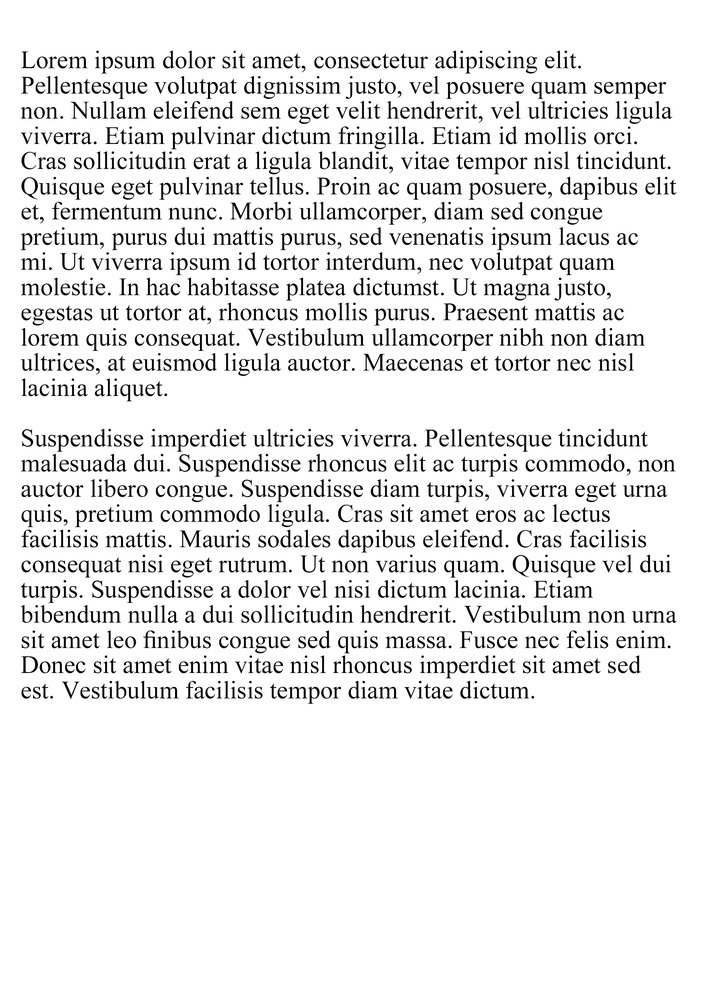
#> input picture test.jpg, 705 x 1000 px, shrunk from 1748 x 2480 before the run
$ python main.py
#> lines starting #> are read from the running program, lines starting #| are printed output that depends on the picture; after the words box and inside, x2 and y2 are one past the last pixel; in counts of white or black regions, pixels touching at a corner belong together
import pytesseract
import cv2

pytesseract.pytesseract.tesseract_cmd = r'C:\Program Files\Tesseract-OCR\tesseract.exe'

image = cv2.imread("test.jpg")
#> image is the input picture: shape (1000, 705, 3); min 0, max 255, mean 233.5

gray = cv2.cvtColor(image, cv2.COLOR_BGR2GRAY)
blur = cv2.GaussianBlur(gray, (7, 7), 0)
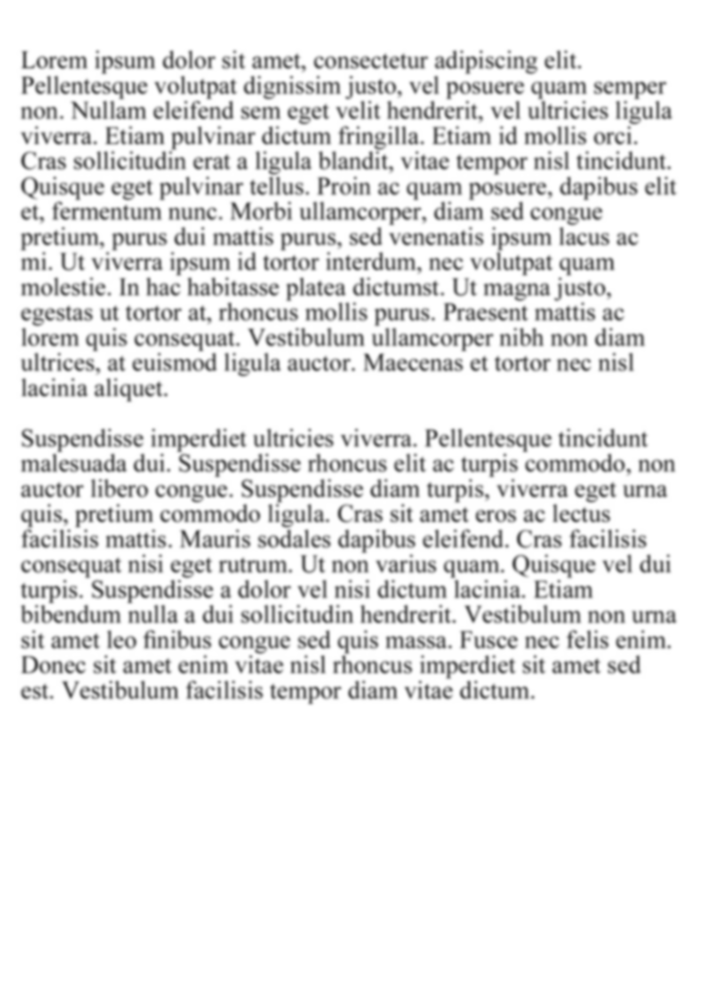
#> blur: shape (1000, 705); min 83, max 255, mean 233.5
thresh = cv2.threshold(blur, 0, 255, cv2.THRESH_BINARY_INV + cv2.THRESH_OTSU)[1]
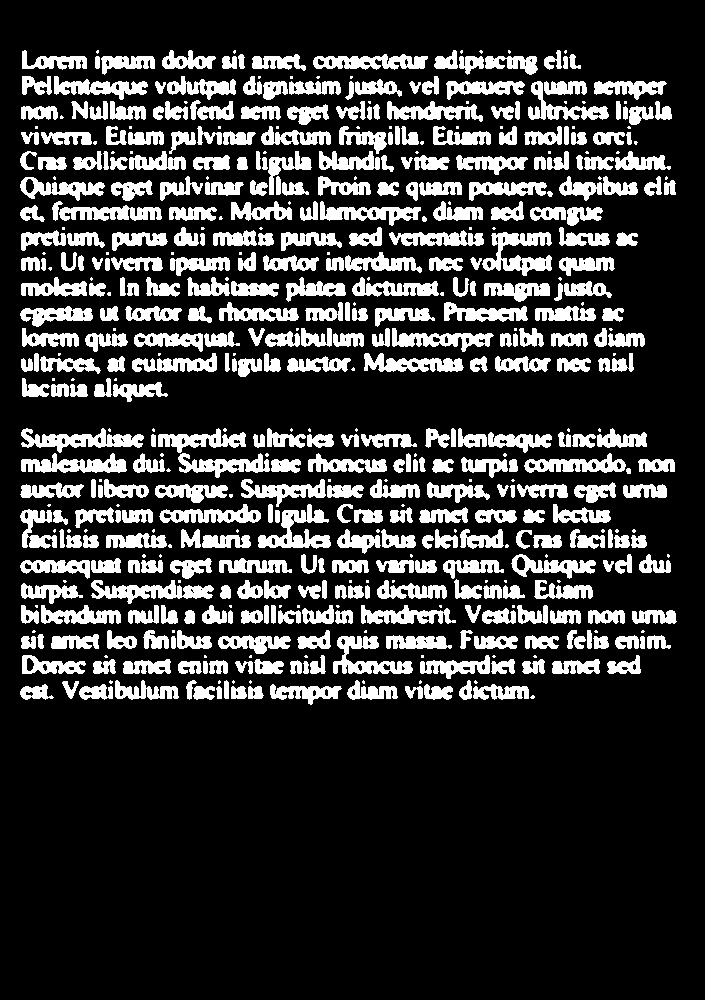
#> thresh: shape (1000, 705); 20.7% white; 539 white regions (150 under 20 px), largest, box (x1, y1, x2, y2) and area: (482, 232, 552, 276) 1479, (21, 428, 144, 453) 1388, (258, 504, 331, 549) 1381
kernel = cv2.getStructuringElement(cv2.MORPH_RECT, (3, 13))
dilate = cv2.dilate(thresh, kernel, iterations=3)
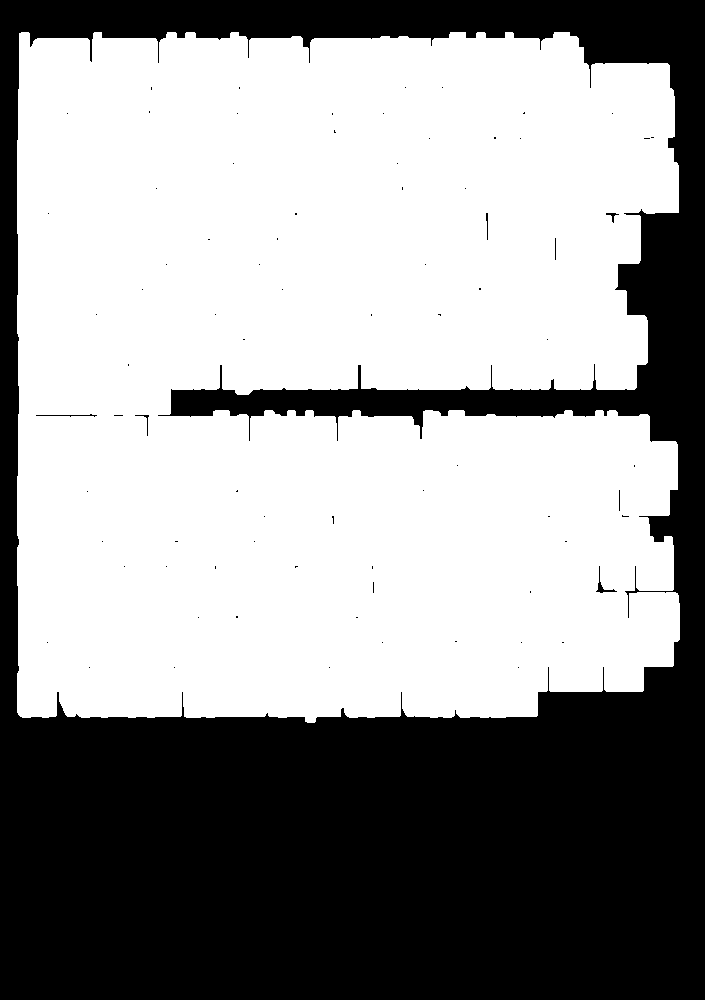
#> dilate: shape (1000, 705); 59.4% white; 80 black regions (72 under 20 px)

cnts = cv2.findContours(dilate, cv2.RETR_EXTERNAL, cv2.CHAIN_APPROX_SIMPLE)
#> cnts = 1 contour; box (x1, y1, x2, y2) and area: (17, 32, 680, 723) 416744
cnts = cnts[0] if len(cnts) == 2 else cnts[1]
cnts = sorted(cnts, key=lambda x: cv2.boundingRect(x)[0])

for c in cnts:
    x, y, w, h = cv2.boundingRect(c)
    if h > 200 and w > 20:
        crop_img = image[y:y+h, x:x+w]
#> this loop made 1 pass
#> (x, y, w, h) on pass 1: (17, 32, 663, 691)
#> pass 1, `crop_img = image[y:y+h, x:x+w]`:
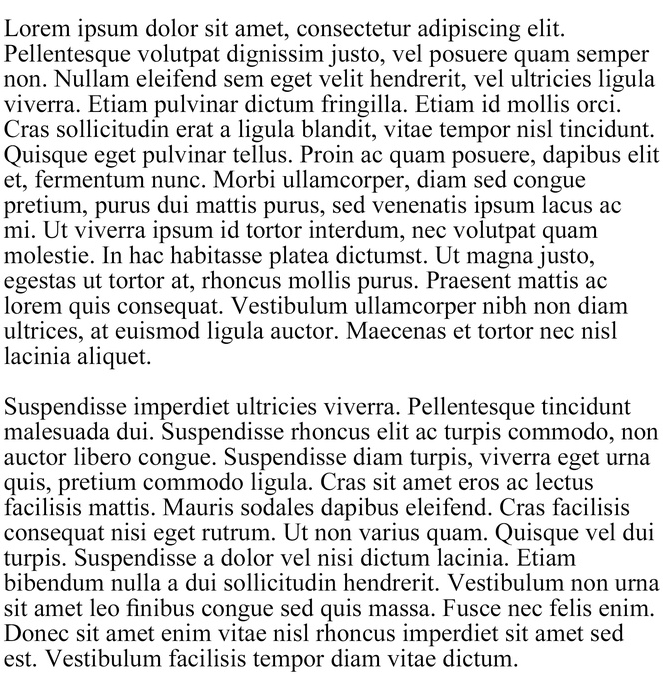
#> crop_img: shape (691, 663, 3); min 0, max 255, mean 221.9

#> (the run stopped early here; a loop or call above may not have finished)
